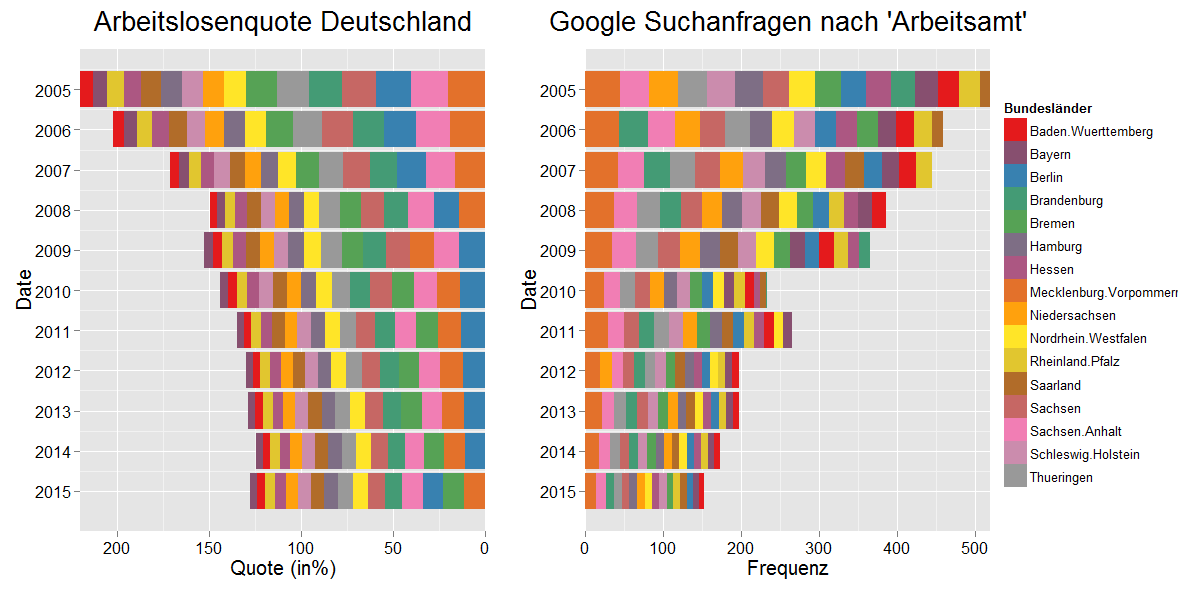

Reproduce this figure in R.

install.packages("ggplot2")
install.packages("reshape2")
install.packages("gridExtra")
install.packages("grid")
install.packages("RColorBrewer")

library(RColorBrewer)
library(gridExtra)
library(ggplot2)
library(reshape2)

# Date is a data.frame but with Factors 
UnempM <- read.csv("Arbeitslosenquote_Bundeslaender_13211-0008.csv",header=TRUE,sep=";",dec=",",stringsAsFactors=TRUE)
UnempJ <- read.csv("Arbeitslosenquote_Bundeslaender_year.csv",header=TRUE,sep=";",dec=",",stringsAsFactors=TRUE)
Google_Unemp  <- read.csv("Google_Arbeitsamt_Bundeslaender_monthly.csv",header=TRUE,sep=";",dec=",",stringsAsFactors=TRUE)
Google_Unemp_J <- read.csv("Google_Arbeitsamt_Bundeslaender_year.csv",header=TRUE,sep=";",dec=",",stringsAsFactors=TRUE)

# some data frame transformations
Google_Unemp_M <- melt(Google_Unemp_J,id.var="Date")
str(Google_Unemp_M)
Unemp_M <- melt(UnempJ,id.var="Date")
str(Google_Unemp_M)

#### GG Plot - Säulendiagramm Gestapelt
# specify Colors
getPalette = colorRampPalette(brewer.pal(9, "Set1"))

# Google "Arbeitsamt"
Gplot_GoogleA <- ggplot(Google_Unemp_M,aes(x=Date, y=value, fill=variable, order=-as.numeric(value))) +
  geom_bar(stat="identity", position = "stack") +
  coord_flip() + scale_fill_manual(values = getPalette(16), guide_legend(title="Bundesländer")) +
  scale_y_continuous(expand = c(0,0)) + scale_x_reverse(breaks=2005:2015) +
  ggtitle("Google Suchanfragen nach 'Arbeitsamt'") + ylab("Frequenz") +
  theme(axis.text = element_text(size = 12))

# Arbeitslosenquote Deutschland nach Bundesländern
Gplot_Unemp <- ggplot(Unemp_M,aes(x=Date, y=value, fill=variable, order=-as.numeric(value))) +
  geom_bar(stat="identity", position = "stack") +
  coord_flip() + scale_fill_manual(values = getPalette(16), guide_legend(title="Bundesländer")) +
  scale_y_continuous(trans = "reverse",expand = c(0,0)) + scale_x_reverse(breaks=2005:2015) +
  ggtitle("Arbeitslosenquote Deutschland") + theme(legend.position="none") +
  guides(fill=guide_legend(nrow=3,byrow=TRUE)) + ylab("Quote (in%)") +
  theme(axis.text = element_text(size = 12, color= "black")) + theme(axis.title = element_text(size=15)) +
  theme(axis.text.y = element_text(size = 12, color= "black")) + theme(axis.title.y = element_text(size=15)) +
  theme(plot.title = element_text(size = 20, vjust=2))

# Gemeinsamme Legende
#1.Schritt: Funktion zum speichern der Legende. Nur der Legende
g_legend <- function(a.gplot){
  tmp <- ggplot_gtable(ggplot_build(a.gplot))
  leg <- which(sapply(tmp$grobs, function(x) x$name) == "guide-box")
  legend <- tmp$grobs[[leg]]
  return(legend)
}

# 2. Schritt: Legende aus dem Plot extrahieren - Ergebnis ist nur die Legende
leg<-g_legend(Gplot_GoogleA)

# 3. Schritt: Legende aus Google Plot entfernen
Gplot_GoogleA_oL <- ggplot(Google_Unemp_M,aes(x=Date, y=value, fill=variable, order=-as.numeric(value))) +
  geom_bar(stat="identity", position = "stack") + coord_flip() +
  scale_fill_manual(values = getPalette(16), guide_legend(title="Bundesländer")) +
  scale_y_continuous(expand = c(0,0)) + scale_x_reverse(breaks=2005:2015) +
  ggtitle("Google Suchanfragen nach 'Arbeitsamt'") + theme(legend.position="none") +
  ylab("Frequenz") + theme(axis.text = element_text(size = 12, color= "black")) +
  theme(axis.title = element_text(size=15)) + theme(axis.text.y = element_text(size = 12, color= "black")) +
  theme(axis.title.y = element_text(size=15)) + theme(plot.title = element_text(size = 20, vjust=2))
  #guides(fill=guide_legend(nrow=3,byrow=TRUE))

#4.Schritt: Graphen Plotten und Legende einfügen. 
grid.arrange(arrangeGrob(Gplot_Unemp,Gplot_GoogleA_oL,leg ,ncol=3,widths=c(3/7,3/7,1/7)))
